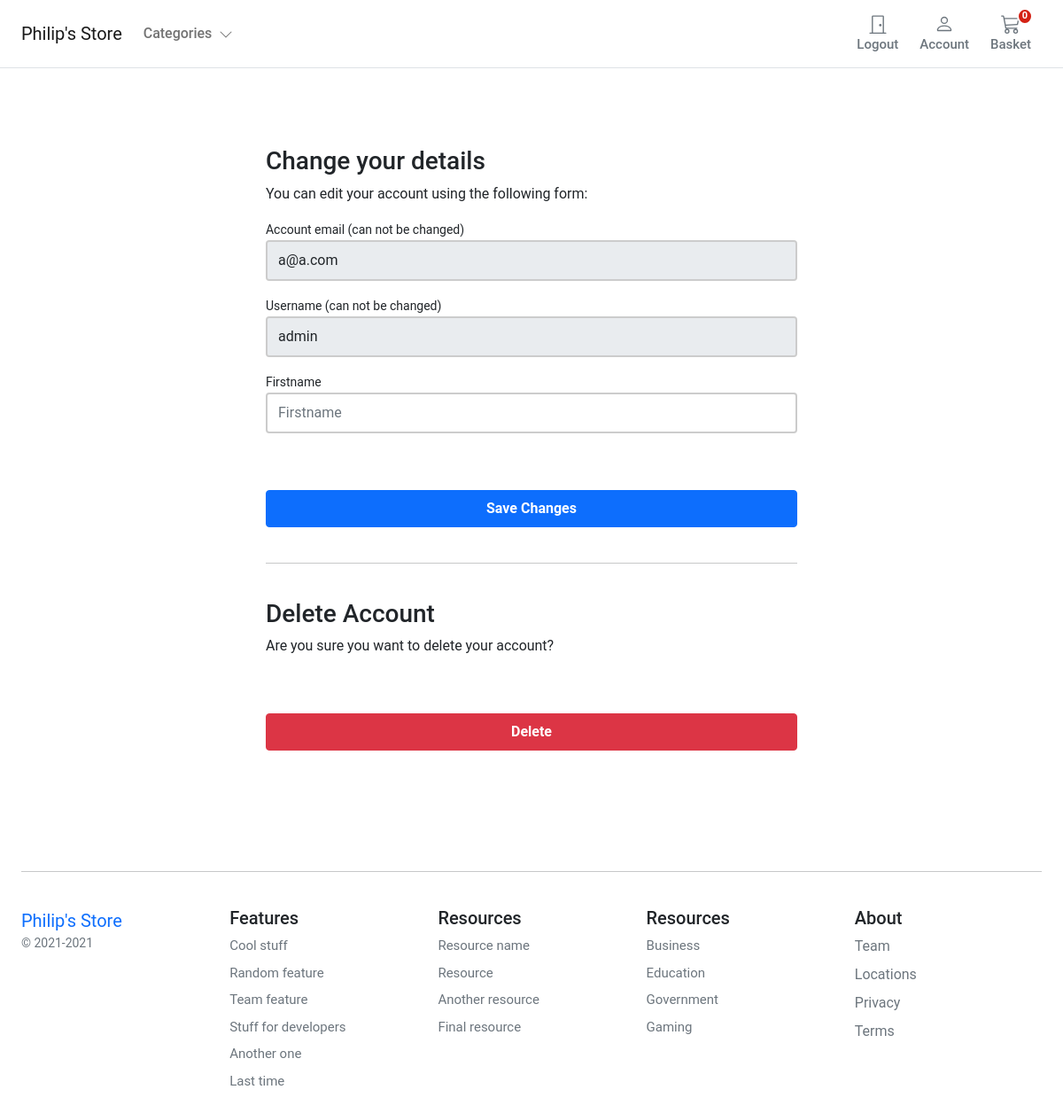
/account/profile/edit/ (signed in), run on an earlier commit of the app's database.
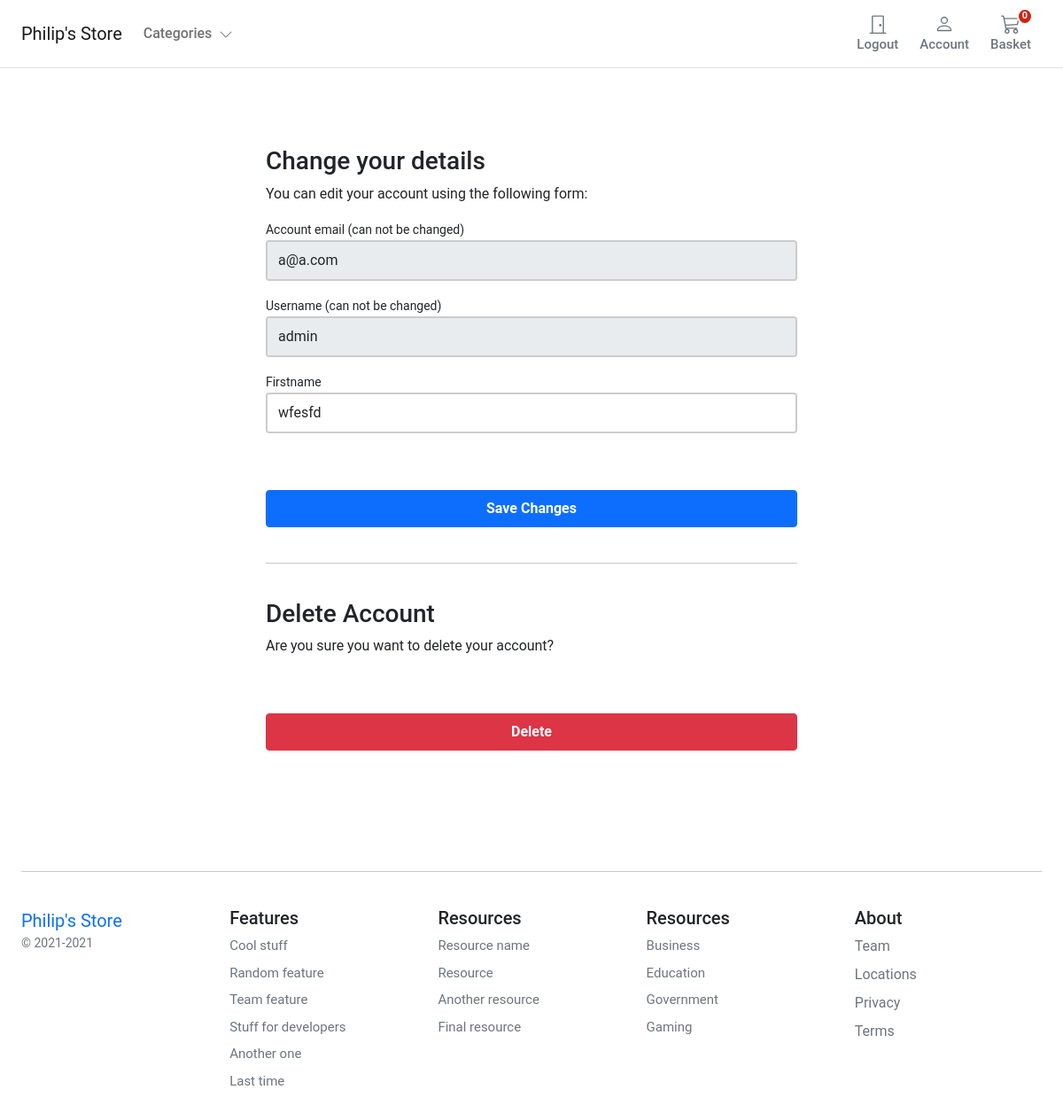
And on a later commit of the database.
### account/models.py (models this page shows, shortened)
class UserBase(AbstractBaseUser, PermissionsMixin):
    email = models.EmailField(_('email address'), unique=True)
    user_name = models.CharField(max_length=150, unique=True)
    first_name = models.CharField(max_length=150, blank=True)
    about = models.TextField(_('about'), max_length=500, blank=True)
    country = CountryField()
    phone_number = models.CharField(max_length=15, blank=True)
    postcode = models.CharField(max_length=12, blank=True)
    address_line_1 = models.CharField(max_length=150, blank=True)
    address_line_2 = models.CharField(max_length=150, blank=True)
    town_city = models.CharField(max_length=150, blank=True)
    is_active = models.BooleanField(default=False)
    is_staff = models.BooleanField(default=False)
    created = models.DateTimeField(auto_now_add=True)
    updated = models.DateTimeField(auto_now=True)
    objects = CustomAccountManager()
    USERNAME_FIELD = 'email'
    REQUIRED_FIELDS = ['user_name']
    class Meta:
        verbose_name = "Accounts"
        verbose_name_plural = "Accounts"

### account/views.py (the view)
# urls.py: path('profile/edit/', views.edit_details, name='edit_details'),
@login_required
def edit_details(request):
    if request.method == 'POST':
        user_form = UserEditForm(instance=request.user, data=request.POST)
        if user_form.is_valid():
            user_form.save()
    else:
        user_form = UserEditForm(instance=request.user)
    return render(request, 'account/user/edit_details.html', {'user_form': user_form})

### account/forms.py
class UserEditForm(forms.ModelForm):
    email = forms.EmailField(
        label='Account email (can not be changed)', max_length=200, widget=forms.TextInput(
            attrs={'class': 'form-control mb-3', 'placeholder': 'email', 'id': 'form-email', 'readonly': 'readonly'}))
    user_name = forms.CharField(
        label='Username (can not be changed)', min_length=4, max_length=50, widget=forms.TextInput(
            attrs={'class': 'form-control mb-3', 'placeholder': 'Username', 'id': 'form-username', 'readonly': 'readonly'}))
    first_name = forms.CharField(
        label='Firstname', min_length=4, max_length=50, widget=forms.TextInput(
            attrs={'class': 'form-control mb-3', 'placeholder': 'Firstname', 'id': 'form-firstname'}))
    class Meta:
        model = UserBase
        fields = ('email', 'user_name', 'first_name',)
    def __init__(self, *args, **kwargs):
        super().__init__(*args, **kwargs)
        self.fields['user_name'].required = True
        self.fields['email'].required = True

### basket/basket.py (called while the page is built)
    def __len__(self):
        return sum(item['qty'] for item in self.basket.values())

### basket/context_processors.py (called while the page is built)
def basket(request):
    return {'basket': Basket(request)}

### templates/account/user/edit_details.html (shortened to what this page needs)
{% extends "../../store/base.html" %}
{% block content %}
<div class="container-fluid">
    <div class="row no-gutter">
        <div class="col-md-12">
            <div class="login d-flex align-items-center py-5">
                <div class="container">
                    <div class="row">
                        <div class="col-12 col-lg-7  mx-auto">
                <form class="account-form px-4 pt-4" method="post" enctype="multipart/form-data">
                    {% if user_form.is_valid and profile_form.is_valid  %}
                    <div class="alert alert-primary" role="alert">
                        Details successfully updated!
                    </div>
                    <p class="small text-center pt-0">
                        <a href="{% url "account:dashboard" %}">Back to Dashboard</a>
                    </p>
                    {%else%}
                    <h3>Change your details</h3>
                    <p>You can edit your account using the following form:</p>
                    {% endif %}
                    <label class="small font-weight-bold">{{ user_form.email.label}}</label>
                    {{ user_form.email }}
                    <label class="small font-weight-bold">{{ user_form.user_name.label}}</label>
                    {{ user_form.user_name }}
                    <label class="small font-weight-bold">{{ user_form.first_name.label}}</label>
                    {{ user_form.first_name }}
                    <button class="btn btn-primary btn-block py-2 mb-4 mt-5 fw-bold w-100" type="submit"
                        value="Save changes">Save Changes</button>
                    <hr class="mb-3">
                </form>
                     <form class="account-form px-4" action="{% url "account:delete_user" %}" method="post">
                        <p class=" h3 pt-4 font-weight-bold">Delete Account</p>
                        <p>Are you sure you want to delete your account?</p>
                        <button type="submit" role="button"
                            class="btn btn-danger btn-block py-2 mb-4 mt-5 fw-bold w-100">Delete</button>
                    </form>
                        </div>
                    </div>
                </div>
            </div>
        </div>
    </div>
</div>
{% endblock %}

What changed in the data, as far as the page shows it:
changed UserBase "a@a.com": first_name (not shown) → "wfesfd"
